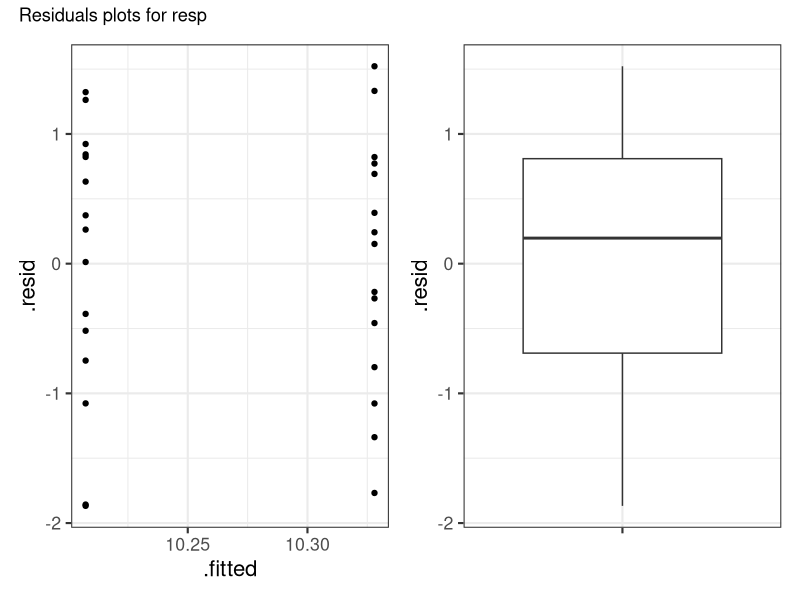
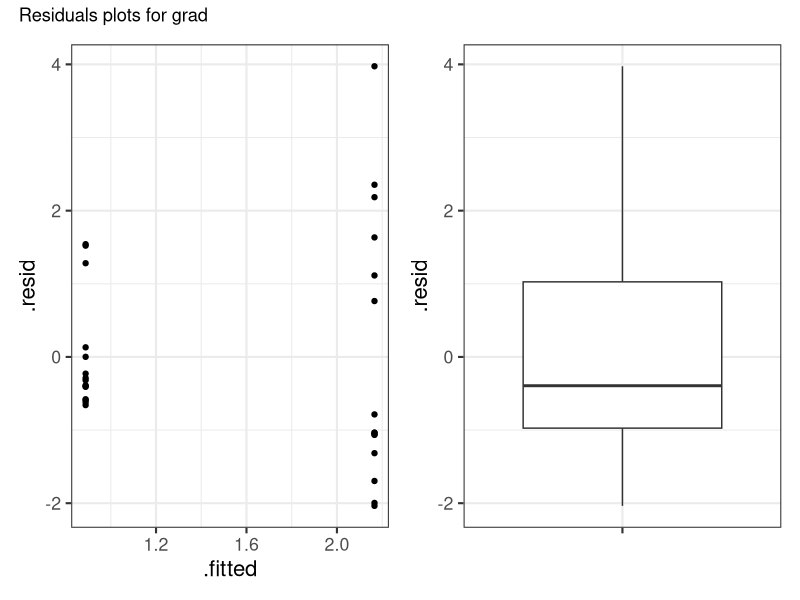

Write the R code that produced these figures, in order.
library(purrr) # v. 0.3.2
library(ggplot2) # v. 3.2.0
library(patchwork) # v. 0.0.1, github only
library(broom) # v. 0.5.2


dat = structure(list(group = structure(c(1L, 1L, 1L, 1L, 1L, 1L, 1L, 
1L, 1L, 1L, 1L, 1L, 1L, 1L, 1L, 2L, 2L, 2L, 2L, 2L, 2L, 2L, 2L, 
2L, 2L, 2L, 2L, 2L, 2L, 2L), .Label = c("a", "b"), class = "factor"), 
    resp = c(10.48, 9.87, 11.1, 8.56, 11.15, 9.53, 8.99, 10.06, 
    11.02, 10.57, 11.85, 10.11, 9.25, 11.66, 10.72, 8.34, 10.58, 
    10.47, 9.46, 11.13, 8.35, 9.69, 9.82, 11.47, 9.13, 11.53, 
    11.05, 11.03, 10.84, 10.22), slp = c(38.27, 46.33, 44.29, 
    35.57, 34.78, 47.81, 50.45, 46.31, 47.82, 42.07, 31.75, 65.65, 
    47.42, 41.51, 38.69, 47.84, 46.22, 50.66, 50.69, 44.09, 47.3, 
    52.53, 53.63, 53.38, 27.34, 51.83, 56.63, 32.99, 77.5, 38.24
    ), grad = c(0.3, 0.66, 0.57, 0.23, 0.31, 0.48, 0.5, 0.49, 
    2.41, 0.6, 0.27, 0.89, 2.43, 1.02, 2.17, 1.38, 0.17, 0.47, 
    1.1, 3.28, 6.14, 3.8, 4.35, 0.85, 1.13, 1.11, 2.93, 1.13, 
    4.52, 0.13)), class = "data.frame", row.names = c(NA, -30L) )
head(dat)


ttest_fun = function(response) {
  form = paste(response, "~ group")
  lm(as.formula(form), data = dat)
}

ttest_fun(response = "resp")


vars = names(dat)[2:4]
vars


vars = set_names(vars)
vars


models = vars %>%
     map(ttest_fun)

models


# vars %>%
#      set_names() %>%
#      map(ttest_fun)
# 

resid_plots = function(model, modelname) {
     output = augment(model)
     
     res.v.fit = ggplot(output, aes(x = .fitted, y = .resid) ) +
          geom_point() +
          theme_bw(base_size = 16)
     
     res.box = ggplot(output, aes(x = "", y = .resid) ) +
          geom_boxplot() +
          theme_bw(base_size = 16) +
          labs(x = NULL)
     
     res.v.fit + res.box +
          plot_annotation(title = paste("Residuals plots for", modelname) )
}

resid_plots(model = models[[1]], modelname = names(models)[1])


residplots = imap(models, resid_plots)

residplots[[3]]


gradmod = ttest_fun("log(grad)")


models$log_grad = gradmod

models$grad = NULL

models


models[!names(models) %in% "slp"]


res_anova = map_dfr(models, tidy, conf.int = TRUE, .id = "variable")
res_anova
